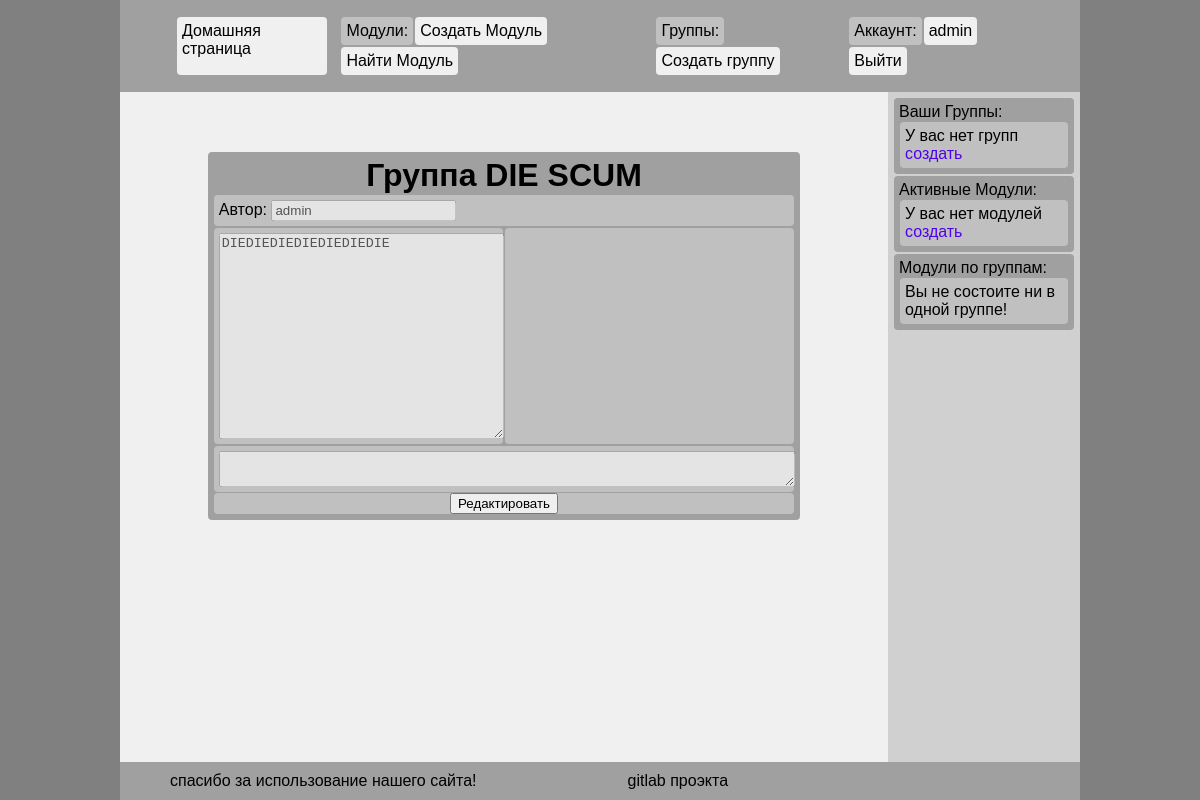
Page /groups/zdZ7pLGSBlXJn1Mg/ (signed in) on the earlier database version.
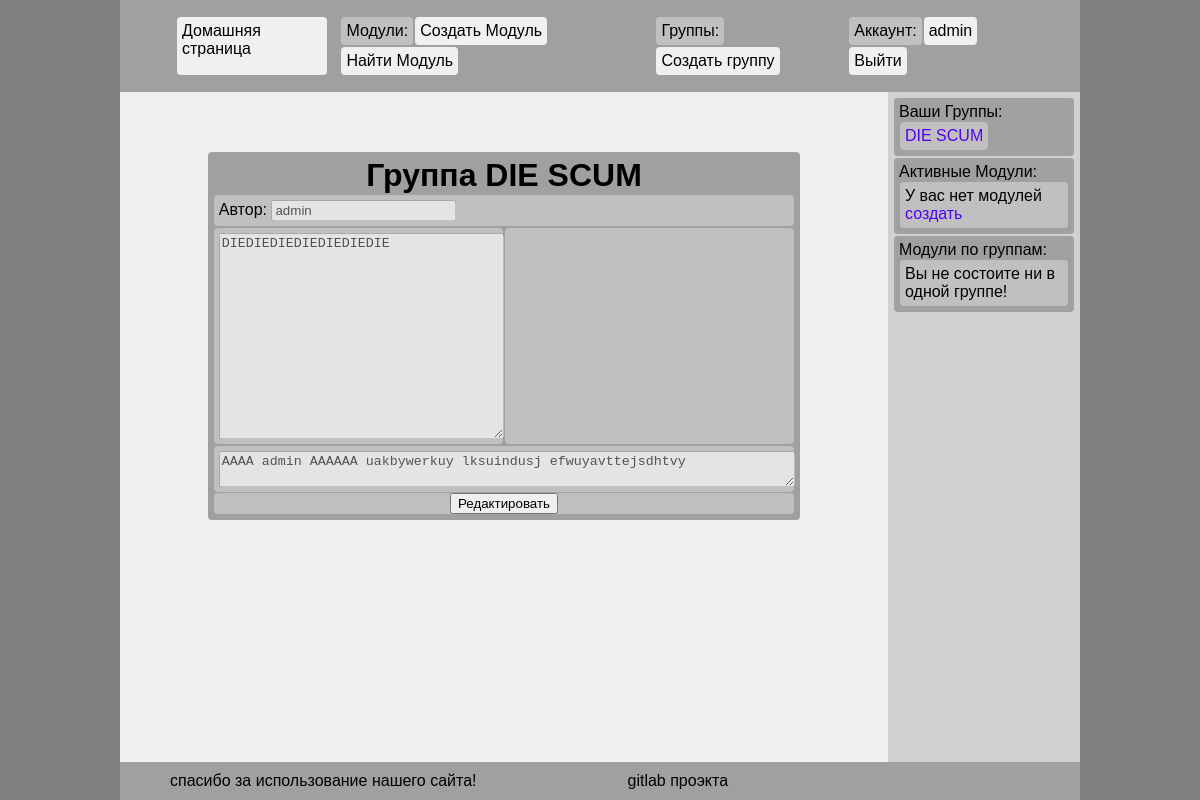
Same page on the later database version.
### groups/models.py (models this page shows)
class Group(models.Model):
    author          = models.ForeignKey(User, related_name="author", on_delete=models.CASCADE, null=True)
    name            = models.CharField(max_length=32, default="")
    description     = models.CharField(max_length=1024, default="")
    creation_date   = models.DateTimeField(default=timezone.now())
    members         = models.ManyToManyField(User, related_name="members", blank=True)
    moduls          = models.ManyToManyField(Module, related_name="moduls", blank=True)
    moduls_data     = models.JSONField(default={})
    id             = models.CharField(max_length=16, default="AAAAAAAAAAAAAAAA", unique=True, primary_key = True)

### groups/views.py (the view, shortened to what this page needs)
# urls.py: path('groups/<str:id>/',            groups.ShowView),
def ShowView(request, id):
    if not is_user_authenticated(request):
        return redirect(f"/accounts/register/groups_{id}")
    context = get_base_context(request)
    try:
        context['group'] = Group.objects.get(id=id)
    except Group.DoesNotExist:
        raise Http404
    if context['group'].author == request.user: context["gr_action"] = "edit"
    elif not context['group'].members.contains(request.user): context["gr_action"] = "join"
    return render(request, 'group_show.html', context)

### static/py/view.py (called while the page is built)
def is_user_authenticated(request):
    return request.user.is_authenticated

### groups/templates/group_show.html (shortened to what this page needs)
{% extends './base.html' %}
{% block content %}
<div class="bigbox">
    <h1>{{tr_group}} {{group.name}}</h1>
    <form method="POST" id="form"> {% csrf_token %}
        <div class="flex flex-sb component2">
            <div>
                {{tr_author}}:
                <input value="{{group.author}}" disabled=true/>
            </div>
        </div>
        <div class="flex">
            <div class="flex-col component2" style="width: 50%">
                <textarea style="width: 100%; resize: vertical; height: 200px" disabled=true>{{group.description}}</textarea>
            </div>
            <div class="flex-col component2" style="width: 50%">
            </div>
        </div>
        <div class="flex-col component2">
            <textarea style="width: 100%; resize: vertical;" disabled=true>{% for member in group.members.all %}{{member}} {% endfor %}</textarea>
        </div>
        <div class="submitbox">
            {% if gr_action == "edit" %}
            <input type="button" onclick="gr_edit()" value={{tr_edit}}>
            {% endif %}
        </div>
    </form>
</div>
{% endblock %}

### static/templates/sider.html (shortened to what this page needs)
<div class="box flex-col">
    Ваши Группы:
    {% if not my_groups %}
    <div class="component2">
        У вас нет групп <a href="/groups/create">создать</a>
    </div>
    {% endif %}
    {% for group in my_groups %}
        <div class="flex">
            <a class="component2" href="/groups/{{group.0.id}}">{{group.0.name}}</a>
        </div>
    {% endfor %}
</div>
<div class="box flex-col">
    Активные Модули:
    {% if not my_modules %}
    <div class="component2">
        У вас нет модулей <a href="/tasks/create">создать</a>
    </div>
    {% endif %}
</div>
<div class="flex-col box">
    Модули по группам:
    {% if not modules_groups %}
        <p class="component2">Вы не состоите ни в одной группе!</p>
    {% endif %}
</div>

Differences in the rows shown:
now on one of the page's lists (row edited): Group: name "DIE SCUM"
changed Group "DIE SCUM": id.username (not shown) → "AAAA admin AAAAAA uakbywerkuy lksuindusj efwuyavttejsdhtvy"
Other differences:
text no longer shown: "У вас нет групп создать"
